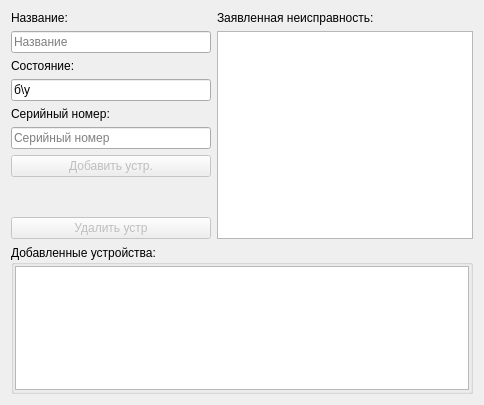
<?xml version="1.0" encoding="UTF-8"?>
<ui version="4.0">
 <class>DeviceWidget</class>
 <widget class="QWidget" name="DeviceWidget">
  <property name="geometry">
   <rect>
    <x>0</x>
    <y>0</y>
    <width>484</width>
    <height>405</height>
   </rect>
  </property>
  <property name="windowTitle">
   <string>Form</string>
  </property>
  <layout class="QGridLayout" name="gridLayout_2">
   <item row="0" column="0">
    <layout class="QVBoxLayout" name="verticalLayout_3">
     <item>
      <widget class="QLabel" name="labelName">
       <property name="text">
        <string>Название:</string>
       </property>
      </widget>
     </item>
     <item>
      <widget class="QLineEdit" name="lineEditName">
       <property name="minimumSize">
        <size>
         <width>200</width>
         <height>0</height>
        </size>
       </property>
       <property name="placeholderText">
        <string>Название</string>
       </property>
      </widget>
     </item>
    </layout>
   </item>
   <item row="0" column="1" rowspan="4">
    <layout class="QVBoxLayout" name="verticalLayout_5">
     <item>
      <widget class="QLabel" name="labelProblem">
       <property name="text">
        <string>Заявленная неисправность:</string>
       </property>
      </widget>
     </item>
     <item>
      <widget class="QTextEdit" name="textEditProblem"/>
     </item>
    </layout>
   </item>
   <item row="1" column="0">
    <layout class="QVBoxLayout" name="verticalLayout_2">
     <item>
      <widget class="QLabel" name="labelCondition">
       <property name="text">
        <string>Состояние:</string>
       </property>
      </widget>
     </item>
     <item>
      <widget class="QLineEdit" name="lineEditCondition">
       <property name="minimumSize">
        <size>
         <width>200</width>
         <height>0</height>
        </size>
       </property>
       <property name="text">
        <string>б\у</string>
       </property>
       <property name="placeholderText">
        <string>Состояние</string>
       </property>
      </widget>
     </item>
    </layout>
   </item>
   <item row="2" column="0">
    <layout class="QVBoxLayout" name="verticalLayout">
     <item>
      <widget class="QLabel" name="labelSerial">
       <property name="text">
        <string>Серийный номер:</string>
       </property>
      </widget>
     </item>
     <item>
      <widget class="QLineEdit" name="lineEditSerial">
       <property name="minimumSize">
        <size>
         <width>200</width>
         <height>0</height>
        </size>
       </property>
       <property name="placeholderText">
        <string>Серийный номер</string>
       </property>
      </widget>
     </item>
    </layout>
   </item>
   <item row="3" column="0">
    <layout class="QVBoxLayout" name="verticalLayout_6">
     <property name="spacing">
      <number>1</number>
     </property>
     <item>
      <widget class="QPushButton" name="pushButtonAdd">
       <property name="enabled">
        <bool>false</bool>
       </property>
       <property name="text">
        <string>Добавить устр.</string>
       </property>
      </widget>
     </item>
     <item>
      <spacer name="verticalSpacer">
       <property name="orientation">
        <enum>Qt::Vertical</enum>
       </property>
       <property name="sizeHint" stdset="0">
        <size>
         <width>20</width>
         <height>40</height>
        </size>
       </property>
      </spacer>
     </item>
     <item>
      <widget class="QPushButton" name="pushButtonRemove">
       <property name="enabled">
        <bool>false</bool>
       </property>
       <property name="text">
        <string>Удалить устр</string>
       </property>
      </widget>
     </item>
    </layout>
   </item>
   <item row="4" column="0" colspan="2">
    <widget class="QGroupBox" name="groupBoxAddedDevices">
     <property name="minimumSize">
      <size>
       <width>0</width>
       <height>50</height>
      </size>
     </property>
     <property name="maximumSize">
      <size>
       <width>16777215</width>
       <height>150</height>
      </size>
     </property>
     <property name="title">
      <string>Добавленные устройства:</string>
     </property>
     <property name="flat">
      <bool>true</bool>
     </property>
     <layout class="QGridLayout" name="gridLayout">
      <property name="margin">
       <number>1</number>
      </property>
      <property name="spacing">
       <number>1</number>
      </property>
      <item row="0" column="0">
       <widget class="QTreeView" name="treeViewDeviceList">
        <property name="alternatingRowColors">
         <bool>true</bool>
        </property>
        <property name="indentation">
         <number>-1</number>
        </property>
        <attribute name="headerVisible">
         <bool>false</bool>
        </attribute>
       </widget>
      </item>
     </layout>
    </widget>
   </item>
  </layout>
 </widget>
 <tabstops>
  <tabstop>lineEditName</tabstop>
  <tabstop>lineEditCondition</tabstop>
  <tabstop>lineEditSerial</tabstop>
  <tabstop>pushButtonAdd</tabstop>
  <tabstop>textEditProblem</tabstop>
  <tabstop>treeViewDeviceList</tabstop>
  <tabstop>pushButtonRemove</tabstop>
 </tabstops>
 <resources/>
 <connections/>
</ui>
